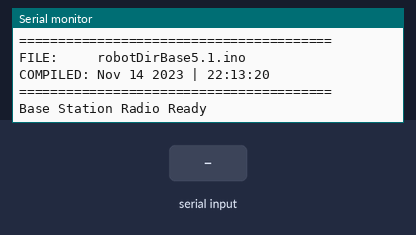
Simulated run of this sketch. Board: Arduino Uno, built with avr-gcc and run on an emulated ATmega328P. On the bench: the last lines printed to the serial monitor. The inputs (shaded band) are chosen by the test bench. No radio packets arrive unless stated.

Above: at 1.2 s.
1.3 s: "MX:\n" received over Serial
At 1.8 s:
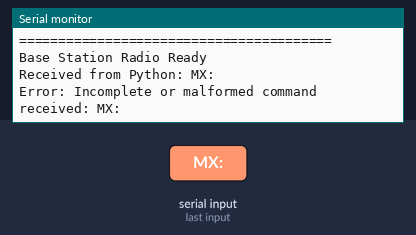
2.8 s: "MY:\n" received over Serial
At 4.0 s:
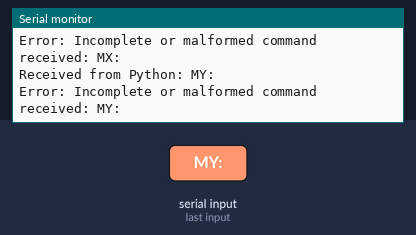
4.3 s: "R:\n" received over Serial
At 5.3 s:
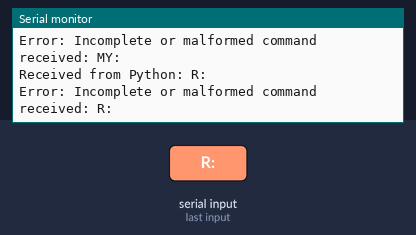
5.8 s: "L:\n" received over Serial
At 6.4 s:
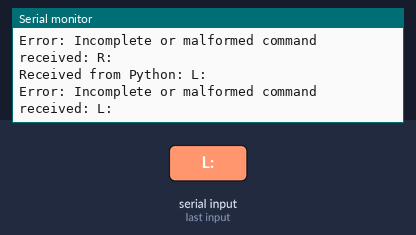
7.3 s: "P:\n" received over Serial
At 8.5 s:
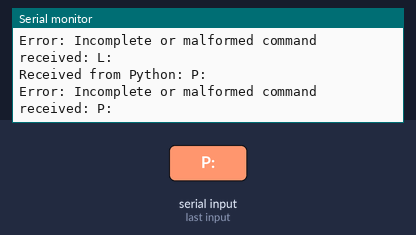
8.8 s: "S:\n" received over Serial
At 9.9 s:
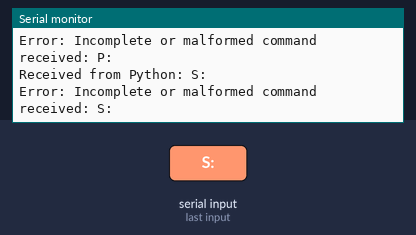

The sketch:

robotDirBase5.1.ino
```cpp
#include <SPI.h>
#include <RF24.h> // Include RF24 library

// Define RF24 radio pins (adjust if different for your setup)
RF24 radio(10, 9); // CE, CSN pins - Common for NRF24L01 on Arduino Nano/Uno

// Radio pipe address (must match the address on the robot Arduino)
const byte address[6] = "00001";

// Structure to hold incoming command data from Python and for radio transmission
struct CommandData {
  float x;      // X-axis movement velocity (m/s)
  float y;      // Y-axis movement velocity (m/s)
  float r;      // Rotation velocity (rad/s)
  byte laser;   // Laser state (0=OFF, 1=ON)
  byte power;   // Laser power (0-255, inverted: 255=OFF, 0=ON)
  float speed;  // Overall speed factor (0.0-1.0)
};

// Global buffer for serial input from Python
String serialBuffer = "";
bool newData = false; // Flag to indicate a complete new line has been received

void setup() {

  Serial.begin(115200); // Start serial communication with the Python script

    // --- START INTERNAL ID SNIPPET ---
  Serial.println(F("\n========================================"));
  Serial.print(F("FILE:     ")); Serial.println(F(__FILE__));
  Serial.print(F("COMPILED: ")); Serial.print(F(__DATE__));
  Serial.print(F(" | "));      Serial.println(F(__TIME__));
  Serial.println(F("========================================\n"));
  // --- END INTERNAL ID SNIPPET ---

  // Initialize RF24 radio
  radio.begin();
  radio.openWritingPipe(address); // Set the address for sending data
  radio.stopListening(); // Put radio in transmitter mode

  Serial.println("Base Station Radio Ready");
}

// Function to read a string from serial until a newline character is found.
// This is a non-blocking function, suitable for use in loop().
void readSerialString() {
  while (Serial.available()) {
    char inChar = Serial.read(); // Read one character at a time
    if (inChar == '\n') { // If newline character is received, a complete command is in the buffer
      newData = true; // Set flag to process the data
    } else {
      serialBuffer += inChar; // Append character to the buffer
    }
  }
}

void loop() {
  readSerialString(); // Continuously read serial data

  if (newData) { // If a complete new line has been received
    String command = serialBuffer; // Get the command string
    serialBuffer = ""; // Clear the buffer for the next command
    newData = false;   // Reset the flag

    command.trim(); // Remove leading/trailing whitespace

    Serial.print("Received from Python: ");
    Serial.println(command); // Print the raw received command for debugging

    // --- Parse the command string (e.g., "MX:0.00000000,MY:0.00000000,R:0.00000000,L:0,P:255,S:0.50000000") ---
    float motion_x = 0.0;
    float motion_y = 0.0;
    float rotation = 0.0;
    int laser_on = 0;
    int laser_power = 0;
    float target_speed = 0.0;

    // Find the indices of each parameter
    int mx_index = command.indexOf("MX:");
    int my_index = command.indexOf("MY:");
    int r_index = command.indexOf("R:");
    int l_index = command.indexOf("L:");
    int p_index = command.indexOf("P:");
    int s_index = command.indexOf("S:");

    // Check if all expected parameters are found
    if (mx_index != -1 && my_index != -1 && r_index != -1 &&
        l_index != -1 && p_index != -1 && s_index != -1) {

      // Extract and convert values using substring and toFloat/toInt
      // The substring end index is the start of the *next* parameter, ensuring correct parsing
      motion_x = command.substring(mx_index + 3, my_index).toFloat();
      motion_y = command.substring(my_index + 3, r_index).toFloat();
      rotation = command.substring(r_index + 2, l_index).toFloat();
      laser_on = command.substring(l_index + 2, p_index).toInt();
      laser_power = command.substring(p_index + 2, s_index).toInt();
      target_speed = command.substring(s_index + 2).toFloat(); // Read to the end of the string

      // Print parsed values for debugging
      Serial.print("Parsed: X="); Serial.print(motion_x, 8);
      Serial.print(", Y="); Serial.print(motion_y, 8);
      Serial.print(", R="); Serial.print(rotation, 8);
      Serial.print(", L="); Serial.print(laser_on);
      Serial.print(", P="); Serial.print(laser_power); // This should now be 0 or 255 correctly
      Serial.print(", S="); Serial.println(target_speed, 8);

      // --- Package data for radio transmission ---
      CommandData dataToSend;
      dataToSend.x = motion_x;
      dataToSend.y = motion_y;
      dataToSend.r = rotation;
      dataToSend.laser = (byte)laser_on;
      dataToSend.power = (byte)laser_power; // This will now be the correctly parsed inverted value
      dataToSend.speed = target_speed;

      // Attempt to send data over nRF24L01 radio
      if (radio.write(&dataToSend, sizeof(dataToSend))) {
        Serial.println("Data packaged and sent via radio");
        // Optionally send a success message back to Python if needed
        // Serial.println("Radio Success: 1");
      } else {
        Serial.println("Radio transmission failed");
        // Optionally send a failure message back to Python
        // Serial.println("Radio Success: 0");
      }
    } else {
      Serial.print("Error: Incomplete or malformed command received: ");
      Serial.println(command); // Print the problematic command
    }
  }
}
```

Measured:
- after the input at 1.3 s, the serial monitor: prints a new line at once (image 1)
- after the input at 2.8 s, the serial monitor: prints a new line at once (image 2)
- after the input at 4.3 s, the serial monitor: prints a new line at once (image 3)
- after the input at 5.8 s, the serial monitor: prints a new line at once (image 4)
- after the input at 7.3 s, the serial monitor: prints a new line at once (image 5)
- after the input at 8.8 s, the serial monitor: prints a new line at once (image 6)
